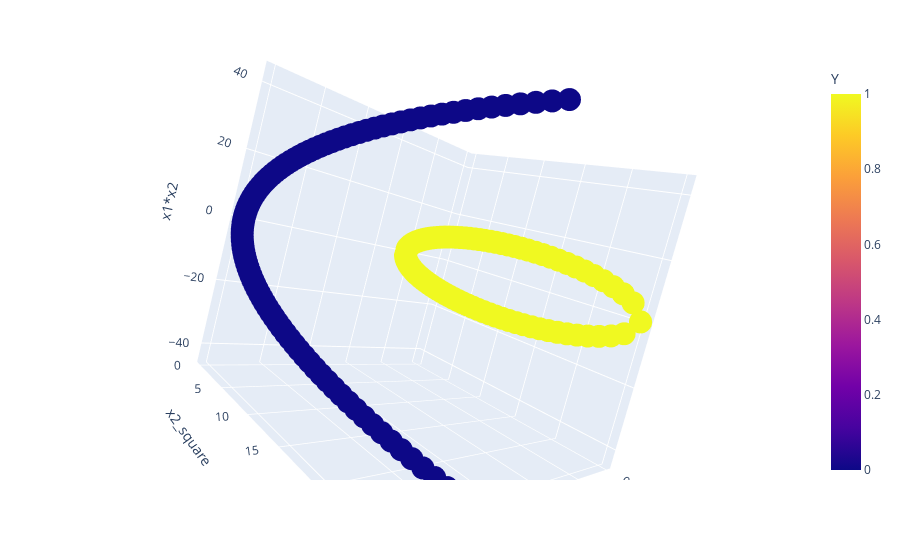

Notebook code cell kept with this figure:
### Code cell
plt.figure(figsize=(15,7))
fig = px.scatter_3d(df,x='x1_square', y='x2_square', z='x1*x2',color = 'Y')
fig.show()

### Figure 1 — Plotly figure (JSON) as saved in the notebook; plotly's stock layout.template omitted (floating-point values rounded to 4 significant figures; data arrays with more than 128 entries replaced by an {"elided": "..."} marker saying what was removed)
{"data": [{"hovertemplate": "x1_square=%{x}<br>x2_square=%{y}<br>x1*x2=%{z}<br>Y=%{marker.color}<extra></extra>", "legendgroup": "", "marker": {"color": {"elided": "400 int values"}, "coloraxis": "coloraxis", "symbol": "circle"}, "mode": "markers", "name": "", "scene": "scene", "showlegend": false, "type": "scatter3d", "x": {"elided": "400 float values"}, "y": {"elided": "400 float values"}, "z": {"elided": "400 float values"}}], "layout": {"autosize": true, "coloraxis": {"colorbar": {"title": {"text": "Y"}}, "colorscale": [[0, "#0d0887"], [0.1111, "#46039f"], [0.2222, "#7201a8"], [0.3333, "#9c179e"], [0.4444, "#bd3786"], [0.5556, "#d8576b"], [0.6667, "#ed7953"], [0.7778, "#fb9f3a"], [0.8889, "#fdca26"], [1, "#f0f921"]]}, "legend": {"tracegroupgap": 0}, "margin": {"t": 60}, "scene": {"aspectmode": "auto", "aspectratio": {"x": 1, "y": 1, "z": 1}, "camera": {"center": {"x": 0, "y": 0, "z": 0}, "eye": {"x": 1.177, "y": 1.146, "z": 0.1149}, "projection": {"type": "perspective"}, "up": {"x": 0.1292, "y": -0.2294, "z": 0.9647}}, "domain": {"x": [0, 1], "y": [0, 1]}, "xaxis": {"title": {"text": "x1_square"}, "type": "linear"}, "yaxis": {"title": {"text": "x2_square"}, "type": "linear"}, "zaxis": {"title": {"text": "x1*x2"}, "type": "linear"}}}}
